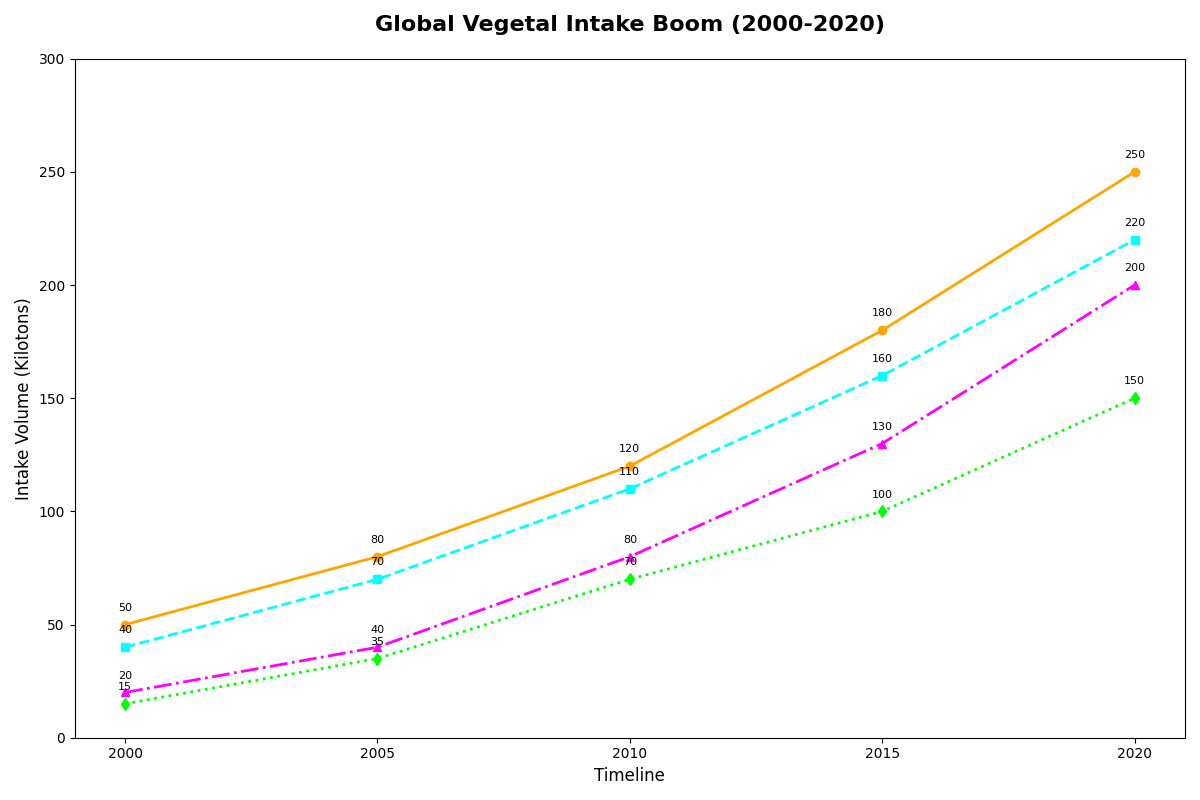

The Python source for this figure:
import matplotlib.pyplot as plt
import numpy as np

years = np.array([2000, 2005, 2010, 2015, 2020])
north_america = np.array([50, 80, 120, 180, 250])
europe = np.array([40, 70, 110, 160, 220])
asia = np.array([20, 40, 80, 130, 200])
oceania = np.array([15, 35, 70, 100, 150])

fig, ax = plt.subplots(figsize=(12, 8))

ax.plot(years, north_america, marker='o', linestyle='-', color='orange', linewidth=2)
ax.plot(years, europe, marker='s', linestyle='--', color='cyan', linewidth=2)
ax.plot(years, asia, marker='^', linestyle='-.', color='magenta', linewidth=2)
ax.plot(years, oceania, marker='d', linestyle=':', color='lime', linewidth=2)

ax.set_title('Global Vegetal Intake Boom (2000-2020)', fontsize=16, fontweight='bold', pad=20)
ax.set_xlabel('Timeline', fontsize=12)
ax.set_ylabel('Intake Volume (Kilotons)', fontsize=12)

ax.set_xticks(years)
ax.set_yticks(np.arange(0, 301, 50))

for year, na, eu, as_, oc in zip(years, north_america, europe, asia, oceania):
    ax.annotate(f'{na}', (year, na), textcoords="offset points", xytext=(0,10), ha='center', fontsize=8)
    ax.annotate(f'{eu}', (year, eu), textcoords="offset points", xytext=(0,10), ha='center', fontsize=8)
    ax.annotate(f'{as_}', (year, as_), textcoords="offset points", xytext=(0,10), ha='center', fontsize=8)
    ax.annotate(f'{oc}', (year, oc), textcoords="offset points", xytext=(0,10), ha='center', fontsize=8)

plt.tight_layout()
plt.show()
